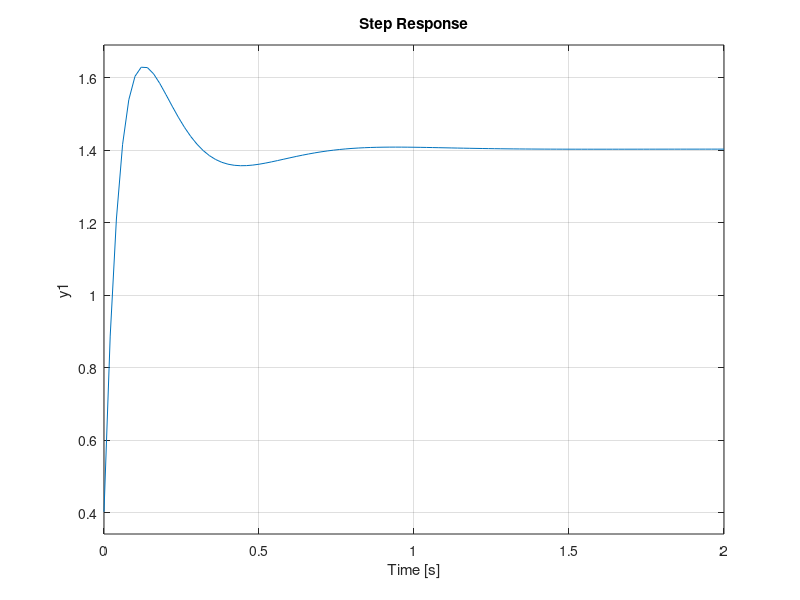

Recreate this plot in MATLAB. (Note: this script raises an error after producing the figure.)
clear all
close all
clc
b=1.595;
a=1.430;
uc=20;
cr=96000;
cf=80000;
i=4132;
m=2325;
k1=0.5048;
k2=0.4270;
k3=19.2352;
k4=2.4808;
A=[(-cf-cr)/(uc*m)-cf*k1/m (b*cr-a*cf)/(uc*m)-uc-cf*k2/m -k3*cf/m -k4*cf/m;(b*cr-a*cf)/(uc*i)-a*cf*k1/i (b*b*cr-a*a*cf)/(uc*i)-a*cf*k2/i -a*cf*k3/i -a*cf*k4/i;0 1 0 0;1 0 uc 0];
B=[k4*cf/m;a*cf*k4/i;0;0];
C=[k1/k4 k2/k4 k3/k4 1];
D=1/k4;
ss(A,B,C,D);
sys1=tf(ss(A,B,C,D));
step(sys1);
S = stepinfo(sys1,'RiseTimeLimits',[0.05,0.95]);